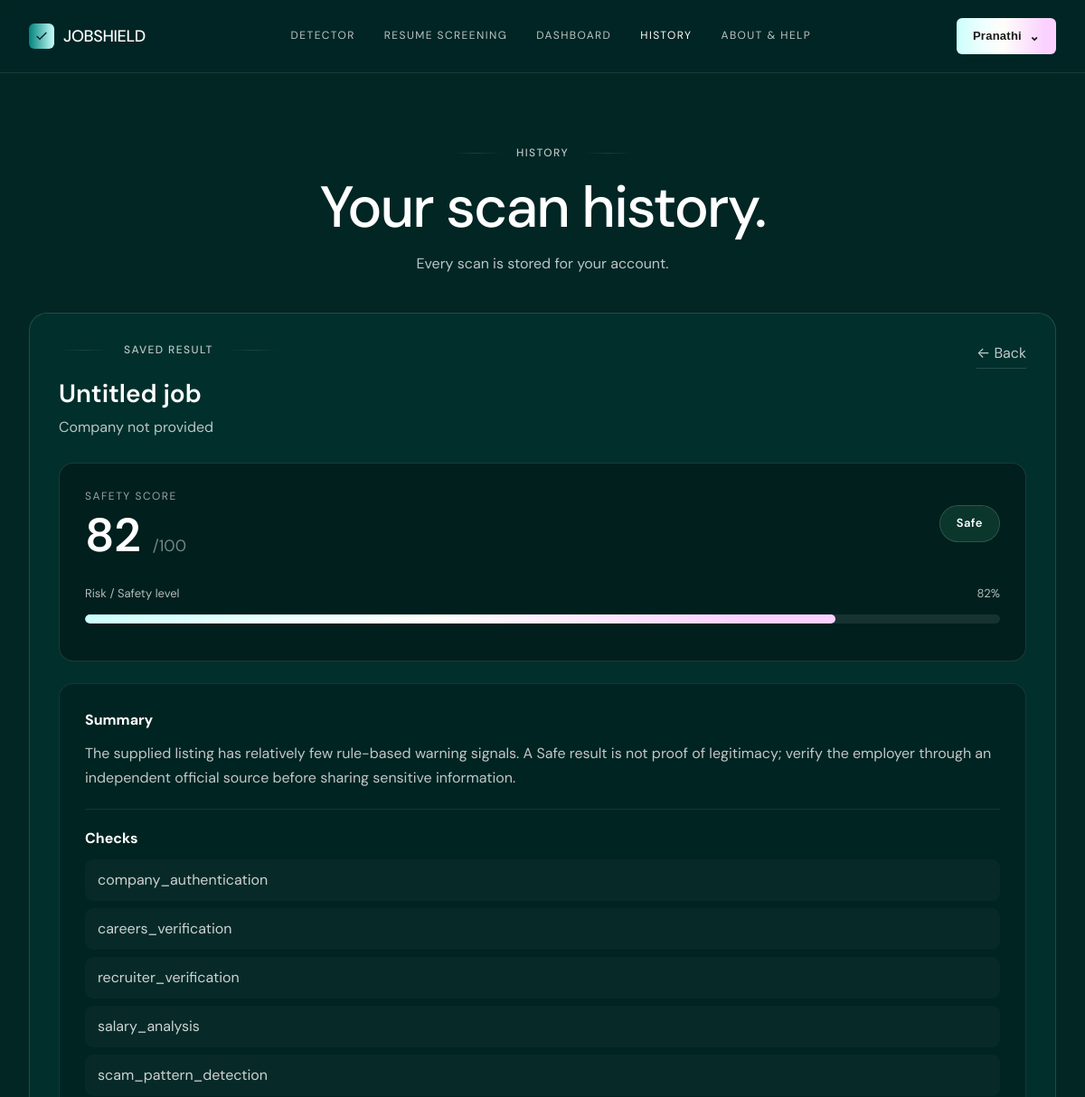
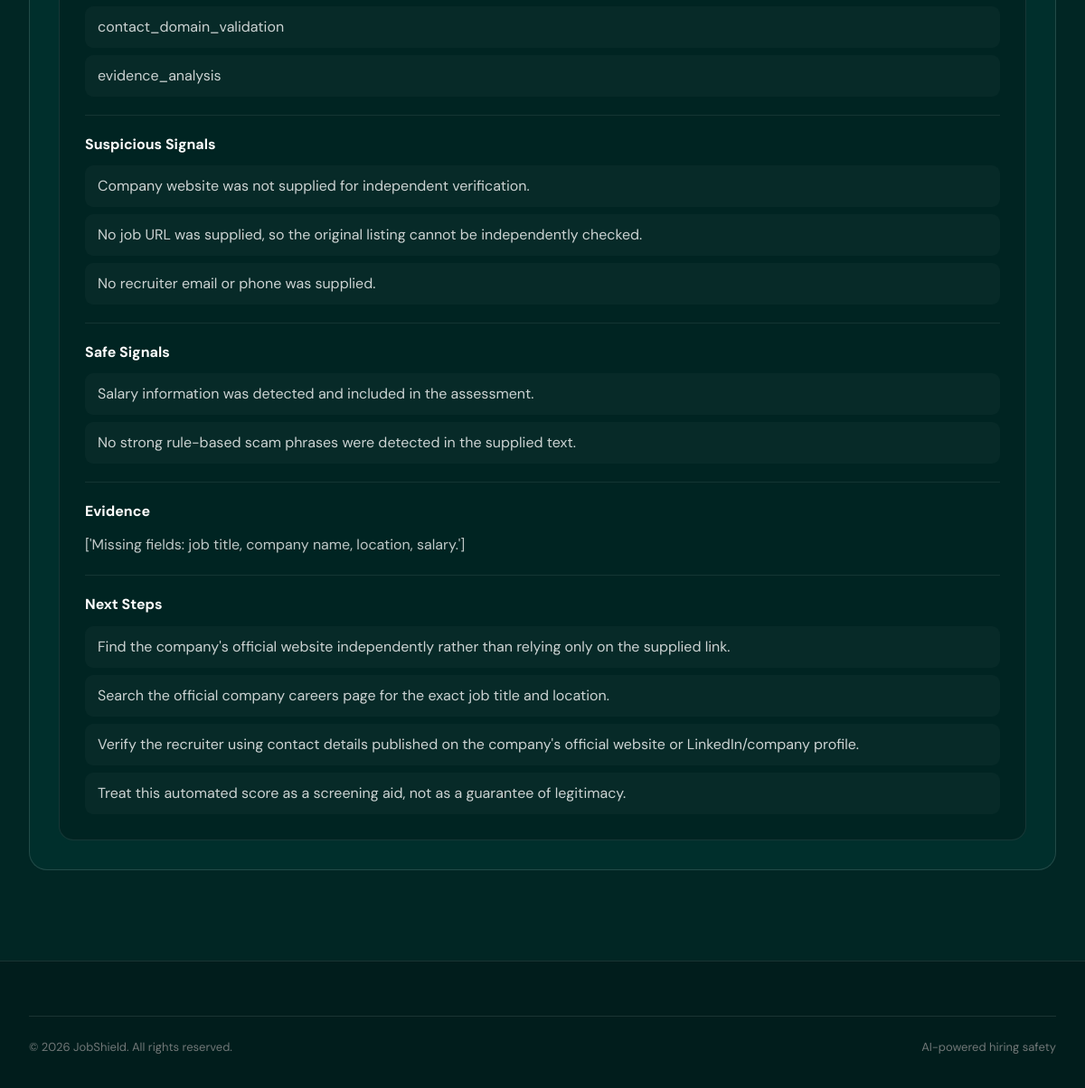
/history/12 (signed in), run on the app's committed database (2 pictures, top to bottom).
### models.py (models this page shows, shortened)
class User(UserMixin, db.Model):
    __tablename__ = "users"
    id = db.Column(db.Integer, primary_key=True)
    email = db.Column(db.String(255), unique=True, nullable=False, index=True)
    username = db.Column(db.String(80), unique=True, nullable=True, index=True)
    password_hash = db.Column(db.String(255), nullable=True)
    google_id = db.Column(db.String(255), unique=True, nullable=True, index=True)
    needs_username = db.Column(db.Boolean, default=False, nullable=False)
    is_admin = db.Column(db.Boolean, default=False, nullable=False)
    created_at = db.Column(db.DateTime, default=lambda: datetime.now(timezone.utc), nullable=False)
    reset_otp_hash = db.Column(db.String(255), nullable=True)
    reset_otp_expiry = db.Column(db.DateTime, nullable=True)
    scans = db.relationship(
        "Scan",
        backref="user",
        lazy=True,
        cascade="all, delete-orphan"
    )
    profile = db.relationship(
        "UserProfile",
        backref="user",
        uselist=False,
        lazy=True,
        cascade="all, delete-orphan"
    )

class Scan(db.Model):
    __tablename__ = "scans"
    id = db.Column(db.Integer, primary_key=True)
    user_id = db.Column(
        db.Integer,
        db.ForeignKey("users.id"),
        nullable=False,
        index=True
    )
    created_at = db.Column(
        db.DateTime,
        default=lambda: datetime.now(timezone.utc),
        nullable=False,
        index=True
    )
    job_title = db.Column(
        db.String(255),
        nullable=False,
        default="Untitled job"
    )
    company_name = db.Column(
        db.String(255),
        nullable=True
    )
    score = db.Column(
        db.Integer,
        nullable=False,
        default=0
    )
    risk = db.Column(
        db.String(50),
        nullable=False,
        default="Caution"
    )
    result_json = db.Column(
        db.Text,
        nullable=False
    )
    def get_result(self):
        import json
        try:
            return json.loads(self.result_json)
        except (TypeError, ValueError):
            return {}

### app.py (the view)
@app.route("/history/<int:scan_id>")
@login_required
def history_detail(scan_id):
    scan = Scan.query.filter_by(id=scan_id, user_id=current_user.id).first_or_404()
    result = scan.get_result()
    return render_template(
        "history.html",
        title="History",
        active="history",
        history=[scan],
        selected_scan=scan,
        selected_result=result,
    )

### models.py (called while the page is built)
@login_manager.user_loader
def load_user(user_id):
    try:
        return db.session.get(User, int(user_id))
    except (TypeError, ValueError):
        return None

### templates/history.html (shortened to what this page needs)
{% extends 'base.html' %}
{% block content %}
<main class="page">
  <div class="wrap">
    <div class="page-head">
      <div class="eyebrow">History</div>
      <h1>Your scan history.</h1>
      <p>Every scan is stored for your account.</p>
    </div>
    {% if selected_scan %}
    <div class="history-result-card">
      <div class="result-card-top">
        <div>
          <div class="eyebrow">Saved Result</div>
          <h2>
            {{ selected_scan.job_title }}
          </h2>
          {% if selected_scan.company_name %}
            <p class="result-company">
              {{ selected_scan.company_name }}
            </p>
          {% else %}
            <p class="result-company">
              Company not provided
            </p>
          {% endif %}
        </div>
        <a class="back-link" href="/history">
          ← Back
        </a>
      </div>
      <div class="score-card">
        <div class="score-header">
          <div>
            <span class="score-label">Safety Score</span>
            <div class="score-value">
              {{ selected_scan.score }}
              <span>/100</span>
            </div>
          </div>
          <div class="risk-badge risk-{{ selected_scan.risk|lower }}">
            {{ selected_scan.risk }}
          </div>
        </div>
        <div class="progress-section">
          <div class="progress-labels">
            <span>Risk / Safety level</span>
            <span>{{ selected_scan.score }}%</span>
          </div>
          <div class="progress-track">
            <div
              class="progress-fill"
              style="width: {{ [selected_scan.score, 100]|min }}%;"
            ></div>
          </div>
        </div>
      </div>
      {% if selected_result %}
      <div class="details-card">
        {% set actual_result = selected_result.get('result', selected_result) %}
        {% if actual_result.get('summary') %}
        <div class="detail-section">
          <h3>Summary</h3>
          <p>{{ actual_result.get('summary') }}</p>
        </div>
        {% endif %}
        {% if actual_result.get('checks') %}
        <div class="detail-section">
          <h3>Checks</h3>
          <div class="detail-list">
            {% for check in actual_result.get('checks', []) %}
              <div class="detail-item">
                {{ check }}
              </div>
            {% endfor %}
          </div>
        </div>
        {% endif %}
        {% if actual_result.get('suspicious_signals') %}
        <div class="detail-section">
          <h3>Suspicious Signals</h3>
          <div class="detail-list">
            {% for signal in actual_result.get('suspicious_signals', []) %}
              <div class="detail-item">
                {{ signal }}
              </div>
            {% endfor %}
          </div>
        </div>
        {% endif %}
        {% if actual_result.get('safe_signals') %}
        <div class="detail-section">
          <h3>Safe Signals</h3>
          <div class="detail-list">
            {% for signal in actual_result.get('safe_signals', []) %}
              <div class="detail-item">
                {{ signal }}
              </div>
            {% endfor %}
          </div>
        </div>
        {% endif %}
        {% if actual_result.get('evidence') %}
        <div class="detail-section">
          <h3>Evidence</h3>
          <p>{{ actual_result.get('evidence') }}</p>
        </div>
        {% endif %}
        {% if actual_result.get('next_steps') %}
        <div class="detail-section">
          <h3>Next Steps</h3>
          <div class="detail-list">
            {% for step in actual_result.get('next_steps', []) %}
              <div class="detail-item">
                {{ step }}
              </div>
            {% endfor %}
          </div>
        </div>
        {% endif %}
      </div>
      {% endif %}
    </div>
    {% endif %}
  </div>
</main>
{% endblock %}

### templates/base.html (shortened to what this page needs)
<!doctype html>
<html lang="en">
<head>
  <link rel="stylesheet" href="{{ url_for('static', filename='css/style.css') }}">
</head>
<body>
<header class="nav">
  <div class="wrap">
    <a href="/" class="logo"><span class="mark"><svg viewBox="0 0 24 24" fill="none" stroke="#012624" stroke-width="2"><path d="M4 12l5 5L20 6"/></svg></span>JOBSHIELD</a>
    <nav class="links">
      <a href="/detector" class="{{ 'active' if active=='detector' else '' }}">Detector</a>
      <a href="/resume-screening" class="{{ 'active' if active=='resume' else '' }}">Resume Screening</a>
      <a href="/dashboard" class="{{ 'active' if active=='dashboard' else '' }}">Dashboard</a>
      <a href="/history" class="{{ 'active' if active=='history' else '' }}">History</a>
      <a href="/about-help" class="{{ 'active' if active=='help' else '' }}">About &amp; Help</a>
    </nav>
    {% if current_user.is_authenticated %}
      <div class="account-menu">
        <button type="button" class="btn btn-nav account-trigger" aria-expanded="false" aria-haspopup="true">
          {{ current_user.username or 'Account' }} <span class="account-chevron">⌄</span>
        </button>
      </div>
    {% else %}
      <a href="{{ url_for('auth.login') }}" class="btn btn-nav btn-nav-gradient">Get Started</a>
    {% endif %}
  </div>
</header>
{% block content %}{% endblock %}
<footer><div class="wrap"><div class="footer-bottom"><span>© 2026 JobShield. All rights reserved.</span><span>AI-powered hiring safety</span></div></div></footer>
</body>
</html>

### static/css/style.css (style rules this page uses)
:root { --liquid-abyss:#012624; --liquid-deep:#011d1c; --liquid-kelp:#003734; --liquid-mist:#edfffe; --platinum:#ffffff; --silver-mist:#bbc7c6; --ash:#f2f2f2; --slate-deep:#707777; --lavender:#fde9ff; --gradient-aurora:linear-gradient(90deg,rgb(203,255,252) 0%,rgb(237,255,254) 26.25%,rgb(255,253,250) 47.57%,rgb(250,209,255) 88.96%); --gradient-bio:linear-gradient(90deg,rgb(0,130,124) 0%,rgb(203,255,252) 100%); --hairline:rgba(255,255,255,.1); --font-display:'DM Sans',ui-sans-serif,system-ui,-apple-system,sans-serif; --font-ui:Arial,ui-sans-serif,system-ui,sans-serif; }
* { box-sizing:border-box;margin:0;padding:0 }
html { scroll-behavior:smooth }
body { background:var(--liquid-abyss); color:var(--platinum); font-family:var(--font-display); line-height:1.45; -webkit-font-smoothing:antialiased }
a { color:inherit;text-decoration:none }
button,input,textarea,select { font:inherit }
.wrap { max-width:1200px; margin:0 auto; padding:0 32px }
header.nav { position:sticky; top:0; z-index:50; background:rgba(1,38,36,.72); backdrop-filter:blur(10px); -webkit-backdrop-filter:blur(10px); border-bottom:1px solid var(--hairline) }
header.nav .wrap { height:80px; display:flex; align-items:center; justify-content:space-between }
.logo { display:flex; align-items:center; gap:10px; font-weight:500; font-size:18px; letter-spacing:-.02em }
.logo .mark { width:28px; height:28px; border-radius:6px; background:var(--gradient-bio); display:flex; align-items:center; justify-content:center }
.logo .mark svg { width:16px; height:16px }
nav.links { display:flex; align-items:center; gap:32px }
nav.links a { font-weight:400; font-size:12px; letter-spacing:.12em; text-transform:uppercase; color:var(--silver-mist); transition:color .15s ease }
nav.links a:hover, nav.links a.active { color:var(--platinum) }
.btn { font-family:var(--font-ui); font-size:14px; letter-spacing:.02em; display:inline-flex; align-items:center; justify-content:center; gap:8px; cursor:pointer; border:none; white-space:nowrap }
.btn-nav { background:var(--liquid-kelp); color:var(--platinum); padding:10px 18px; border-radius:6px; font-size:13px; border:1px solid var(--hairline) }
.page { padding:80px 0 100px; min-height:calc(100vh - 80px) }
.page-head { max-width:760px; margin:0 auto 42px; text-align:center }
.eyebrow { display:flex; align-items:center; justify-content:center; gap:16px; font-weight:500; font-size:12px; letter-spacing:.12em; text-transform:uppercase; color:var(--silver-mist); margin-bottom:20px }
.eyebrow:before, .eyebrow:after { content:""; height:1px; width:56px; background:linear-gradient( 90deg, transparent, var(--hairline), transparent ) }
.page-head h1 { font-size:clamp(40px,6vw,64px); font-weight:500; letter-spacing:-.03em; line-height:1; margin-bottom:18px }
.page-head p { color:var(--silver-mist); font-size:16px }
footer { background:var(--liquid-deep); padding:60px 0 35px; margin-top:0; border-top:1px solid var(--hairline) }
.footer-bottom { display:flex; justify-content:space-between; align-items:center; border-top:1px solid var(--hairline); padding-top:25px; font-size:13px; color:var(--slate-deep) }
.account-menu { position:relative }
.account-trigger { background:var(--gradient-aurora); color:#1a1a1a; font-weight:600; border:0; min-height:40px; box-shadow:0 0 0 1px rgba(255,255,255,.08) inset }
.account-chevron { font-size:14px; line-height:1; transition:transform .15s ease }
.progress-track { height:6px; background:rgba(255,255,255,.08); border-radius:99px; overflow:hidden; margin:13px 0 }
.progress-track>div { height:100%; width:0; background:var(--gradient-aurora); transition:width .45s ease }

### data on the page
User: username "Pranathi"
Scan: job_title "Untitled job", score "82", risk "Safe"

### other printed values
{{ check }} "company_authentication" "careers_verification" "recruiter_verification" "salary_analysis" "scam_pattern_detection" "contact_domain_validation" "evidence_analysis"
{{ signal }} "Company website was not supplied for independent verification." "No job URL was supplied, so the original listing cannot be independently checked." "No recruiter email or phone was supplied."
{{ signal }} "Salary information was detected and included in the assessment." "No strong rule-based scam phrases were detected in the supplied text."
{{ actual_result.get('evidence') }} "['Missing fields: job title, company name, location, salary.']"
{{ step }} "Find the company's official website independently rather than relying only on the supplied link." "Search the official company careers page for the exact job title and location." "Verify the recruiter using contact details published on the company's official website or LinkedIn/company profile." "Treat this automated score as a screening aid, not as a guarantee of legitimacy."
